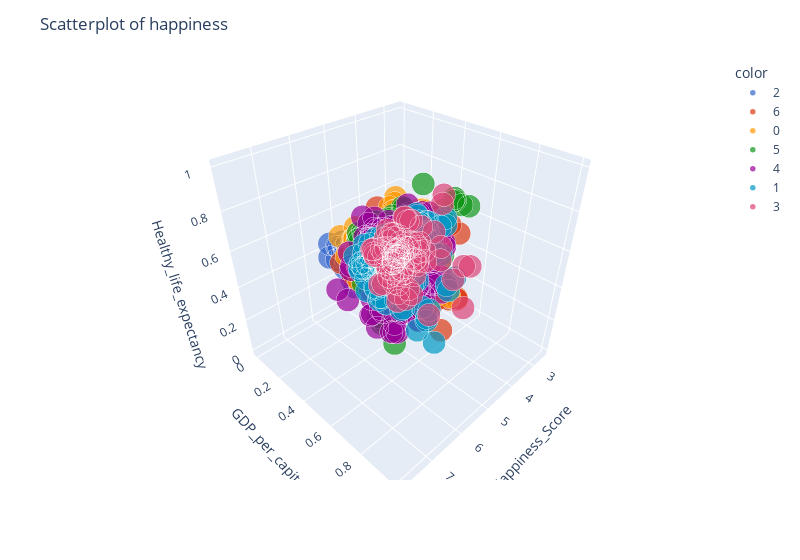

Write notebook code for a chart like this one.
### Code cell
labels = model.labels_.tolist()
labels = list(map(lambda s: str(s), labels))

fig = px.scatter_3d(df,
                    x="Happiness_Score",
                    y="GDP_per_capita",
                    z="Healthy_life_expectancy",
                    color=labels,
                    color_discrete_sequence=px.colors.qualitative.G10,
                    hover_data= {
                        "Country": True
                    }

            )

fig.update_traces(opacity=0.7,
                  )
fig.update_traces(mode='markers',marker_line_color='rgb(255,255,255)', 
                      marker_line_width=2.5)
fig.update_layout(width=800,
                  title="Scatterplot of happiness".format(k))
fig.show()

### Figure 1 — Plotly figure (JSON) as saved in the notebook; plotly's stock layout.template omitted (floating-point values rounded to 4 significant figures; data arrays with more than 128 entries replaced by an {"elided": "..."} marker saying what was removed)
{"data": [{"customdata": [["Switzerland"], ["Iceland"], ["Denmark"], ["Norway"], ["Canada"], ["Finland"], ["Netherlands"], ["Sweden"], ["New Zealand"], ["Australia"], ["Israel"], ["Costa Rica"], ["Austria"], ["Mexico"], ["United States"], ["Brazil"], ["Luxembourg"], ["Ireland"], ["Belgium"], ["United Arab Emirates"], ["United Kingdom"], ["Denmark"], ["Switzerland"], ["Iceland"], ["Norway"], ["Finland"], ["Canada"], ["Netherlands"], ["New Zealand"], ["Australia"], ["Sweden"], ["Israel"], ["Austria"], ["United States"], ["Costa Rica"], ["Puerto Rico"], ["Germany"], ["Brazil"], ["Belgium"], ["Ireland"], ["Luxembourg"], ["Norway"], ["Denmark"], ["Iceland"], ["Switzerland"], ["Finland"], ["Netherlands"], ["Canada"], ["New Zealand"], ["Sweden"], ["Australia"], ["Israel"], ["Costa Rica"], ["Austria"], ["United States"], ["Ireland"], ["Germany"], ["Belgium"], ["Luxembourg"], ["Finland"], ["Norway"], ["Denmark"], ["Iceland"], ["Switzerland"], ["Netherlands"], ["Canada"], ["New Zealand"], ["Sweden"], ["Australia"], ["United Kingdom"], ["Austria"], ["Costa Rica"], ["Ireland"], ["Germany"], ["Belgium"], ["Luxembourg"], ["United States"], ["Finland"], ["Denmark"], ["Norway"], ["Iceland"], ["Netherlands"], ["Switzerland"], ["Sweden"], ["New Zealand"], ["Canada"], ["Austria"], ["Australia"], ["Costa Rica"], ["Israel"], ["Luxembourg"], ["United Kingdom"], ["Ireland"], ["Germany"], ["Belgium"], ["United States"], ["Finland"], ["Denmark"], ["Switzerland"], ["Iceland"], ["Norway"], ["Netherlands"], ["Sweden"], ["New Zealand"], ["Austria"], ["Luxembourg"], ["Canada"], ["Australia"], ["United Kingdom"], ["Israel"], ["Costa Rica"], ["Ireland"], ["Germany"], ["United States"], ["Czech Republic"], ["Belgium"]], "hovertemplate": "color=2<br>Happiness_Score=%{x}<br>GDP_per_capita=%{y}<br>Healthy_life_expectancy=%{z}<br>Country=%{customdata[0]}<extra></extra>", "legendgroup": "2", "marker": {"color": "#3366CC", "line": {"color": "rgb(255,255,255)", "width": 2.5}, "symbol": "circle"}, "mode": "markers", "name": "2", "opacity": 0.7, "scene": "scene", "showlegend": true, "type": "scatter3d", "x": [7.587, 7.561, 7.527, 7.522, 7.427, 7.406, 7.378, 7.364, 7.286, 7.284, 7.278, 7.226, 7.2, 7.187, 7.119, 6.983, 6.946, 6.94, 6.937, 6.901, 6.867, 7.526, 7.509, 7.501, 7.498, 7.413, 7.404, 7.339, 7.334, 7.313, 7.291, 7.267, 7.119, 7.104, 7.087, 7.039, 6.994, 6.952, 6.929, 6.907, 6.871, 7.537, 7.522, 7.504, 7.494, 7.469, 7.377, 7.316, 7.314, 7.284, 7.284, 7.213, 7.079, 7.006, 6.993, 6.977, 6.951, 6.891, 6.863, 7.632, 7.594, 7.555, 7.495, 7.487, 7.441, 7.328, 7.324, 7.314, 7.272, 7.19, 7.139, 7.072, 6.977, 6.965, 6.927, 6.91, 6.886, 7.769, 7.6, 7.554, 7.494, 7.488, 7.48, 7.343, 7.307, 7.278, 7.246, 7.228, 7.167, 7.139, 7.09, 7.054, 7.021, 6.985, 6.923, 6.892, 7.809, 7.646, 7.56, 7.504, 7.488, 7.449, 7.353, 7.3, 7.294, 7.238, 7.232, 7.223, 7.165, 7.129, 7.121, 7.094, 7.076, 6.94, 6.911, 6.864], "y": [0.8245, 0.7683, 0.7821, 0.8618, 0.7826, 0.7611, 0.7845, 0.7859, 0.7372, 0.787, 0.7243, 0.5614, 0.7892, 0.6001, 0.8233, 0.5766, 0.9245, 0.7884, 0.7716, 0.8429, 0.7469, 0.7836, 0.832, 0.7751, 0.8604, 0.7634, 0.7827, 0.7966, 0.7377, 0.7851, 0.7893, 0.7247, 0.7885, 0.8211, 0.5726, 0.737, 0.7871, 0.5832, 0.7743, 0.8072, 0.9283, 0.8624, 0.7899, 0.7889, 0.8345, 0.7688, 0.8015, 0.7881, 0.7484, 0.7963, 0.7909, 0.732, 0.5882, 0.7924, 0.8244, 0.8187, 0.7928, 0.7798, 0.9303, 0.6182, 0.6911, 0.6404, 0.6366, 0.6737, 0.6453, 0.6303, 0.6004, 0.6424, 0.6351, 0.5888, 0.6356, 0.4759, 0.6873, 0.6351, 0.6274, 0.749, 0.6631, 0.7925, 0.8185, 0.8818, 0.8166, 0.8263, 0.8601, 0.8209, 0.7702, 0.8076, 0.8142, 0.8118, 0.608, 0.7539, 0.9548, 0.7883, 0.8884, 0.8124, 0.8022, 0.8486, 0.8363, 0.8635, 0.9051, 0.8632, 0.9268, 0.8713, 0.8605, 0.8084, 0.8572, 1, 0.8471, 0.8527, 0.8285, 0.7916, 0.6385, 0.9416, 0.8552, 0.8941, 0.7889, 0.8433], "z": [0.9142, 0.9208, 0.8459, 0.8567, 0.8776, 0.8607, 0.8645, 0.883, 0.8804, 0.9042, 0.8861, 0.8312, 0.8621, 0.7843, 0.8328, 0.6642, 0.8912, 0.8671, 0.8685, 0.779, 0.8815, 0.8275, 0.9019, 0.9066, 0.8283, 0.8449, 0.8631, 0.8464, 0.8668, 0.8889, 0.8671, 0.8867, 0.8391, 0.81, 0.7908, 0.8084, 0.8492, 0.6297, 0.8544, 0.8489, 0.8826, 0.8381, 0.8338, 0.8772, 0.9032, 0.8513, 0.853, 0.8782, 0.8594, 0.8743, 0.8881, 0.8823, 0.7987, 0.8579, 0.8144, 0.852, 0.8405, 0.8608, 0.8894, 0.8471, 0.8343, 0.8412, 0.8863, 0.899, 0.851, 0.8686, 0.849, 0.8853, 0.8824, 0.8608, 0.8637, 0.7912, 0.849, 0.8343, 0.8667, 0.8686, 0.7931, 0.8504, 0.86, 0.8909, 0.889, 0.8629, 0.9141, 0.8726, 0.889, 0.9015, 0.8793, 0.8986, 0.8282, 0.8919, 0.8755, 0.86, 0.8629, 0.8514, 0.8504, 0.7423, 0.8448, 0.8607, 0.9145, 0.8796, 0.886, 0.8575, 0.867, 0.886, 0.8797, 0.867, 0.8987, 0.8987, 0.8575, 0.886, 0.8258, 0.8575, 0.8544, 0.7309, 0.7862, 0.848]}, {"customdata": [["Oman"], ["Venezuela"], ["Singapore"], ["Panama"], ["Germany"], ["Chile"], ["Qatar"], ["France"], ["Argentina"], ["Czech Republic"], ["Uruguay"], ["Colombia"], ["Thailand"], ["Saudi Arabia"], ["Spain"], ["Malta"], ["Taiwan"], ["Kuwait"], ["Suriname"], ["Mexico"], ["Singapore"], ["United Kingdom"], ["Chile"], ["Panama"], ["Argentina"], ["Czech Republic"], ["United Arab Emirates"], ["Uruguay"], ["Malta"], ["Colombia"], ["France"], ["Thailand"], ["Saudi Arabia"], ["Taiwan"], ["Qatar"], ["Spain"], ["Algeria"], ["Guatemala"], ["Suriname"], ["Kuwait"], ["Bahrain"], ["United Kingdom"], ["Chile"], ["United Arab Emirates"], ["Brazil"], ["Czech Republic"], ["Argentina"], ["Mexico"], ["Singapore"], ["Malta"], ["Uruguay"], ["Guatemala"], ["Panama"], ["France"], ["Thailand"], ["Taiwan Province of China"], ["Spain"], ["Qatar"], ["Colombia"], ["Saudi Arabia"], ["Israel"], ["United Arab Emirates"], ["Czech Republic"], ["Malta"], ["France"], ["Mexico"], ["Chile"], ["Taiwan"], ["Panama"], ["Brazil"], ["Argentina"], ["Guatemala"], ["Uruguay"], ["Qatar"], ["Saudi Arabia"], ["Singapore"], ["Malaysia"], ["Spain"], ["Colombia"], ["Czech Republic"], ["United Arab Emirates"], ["Malta"], ["Mexico"], ["France"], ["Taiwan"], ["Chile"], ["Guatemala"], ["Saudi Arabia"], ["Qatar"], ["Spain"], ["Panama"], ["Brazil"], ["Uruguay"], ["Singapore"], ["El Salvador"], ["Italy"], ["Bahrain"], ["Slovakia"], ["Trinidad & Tobago"], ["Poland"], ["United Arab Emirates"], ["Malta"], ["France"], ["Mexico"], ["Taiwan Province of China"], ["Uruguay"], ["Saudi Arabia"], ["Spain"], ["Guatemala"], ["Italy"], ["Singapore"], ["Brazil"], ["Slovenia"], ["El Salvador"], ["Kosovo"], ["Panama"], ["Slovakia"], ["Uzbekistan"], ["Chile"], ["Bahrain"], ["Lithuania"], ["Trinidad and Tobago"], ["Poland"], ["Cyprus"]], "hovertemplate": "color=6<br>Happiness_Score=%{x}<br>GDP_per_capita=%{y}<br>Healthy_life_expectancy=%{z}<br>Country=%{customdata[0]}<extra></extra>", "legendgroup": "6", "marker": {"color": "#DC3912", "line": {"color": "rgb(255,255,255)", "width": 2.5}, "symbol": "circle"}, "mode": "markers", "name": "6", "opacity": 0.7, "scene": "scene", "showlegend": true, "type": "scatter3d", "x": [6.853, 6.81, 6.798, 6.786, 6.75, 6.67, 6.611, 6.575, 6.574, 6.505, 6.485, 6.477, 6.455, 6.411, 6.329, 6.302, 6.298, 6.295, 6.269, 6.778, 6.739, 6.725, 6.705, 6.701, 6.65, 6.596, 6.573, 6.545, 6.488, 6.481, 6.478, 6.474, 6.379, 6.379, 6.375, 6.361, 6.355, 6.324, 6.269, 6.239, 6.218, 6.714, 6.652, 6.648, 6.635, 6.609, 6.599, 6.578, 6.572, 6.527, 6.454, 6.454, 6.452, 6.442, 6.424, 6.422, 6.403, 6.375, 6.357, 6.344, 6.814, 6.774, 6.711, 6.627, 6.489, 6.488, 6.476, 6.441, 6.43, 6.419, 6.388, 6.382, 6.379, 6.374, 6.371, 6.343, 6.322, 6.31, 6.26, 6.852, 6.825, 6.726, 6.595, 6.592, 6.446, 6.444, 6.436, 6.375, 6.374, 6.354, 6.321, 6.3, 6.293, 6.262, 6.253, 6.223, 6.199, 6.198, 6.192, 6.182, 6.791, 6.773, 6.664, 6.465, 6.455, 6.44, 6.406, 6.401, 6.399, 6.387, 6.377, 6.376, 6.363, 6.348, 6.325, 6.305, 6.281, 6.258, 6.228, 6.227, 6.215, 6.192, 6.186, 6.159], "y": [0.8028, 0.6142, 0.8994, 0.6258, 0.7836, 0.6518, 1, 0.7537, 0.6198, 0.6947, 0.6246, 0.5393, 0.5681, 0.8239, 0.7252, 0.7117, 0.7615, 0.9187, 0.5851, 0.5988, 0.8989, 0.7616, 0.6563, 0.6373, 0.6193, 0.7086, 0.8581, 0.6364, 0.7078, 0.5508, 0.7571, 0.5842, 0.8106, 0.7584, 1, 0.7275, 0.5635, 0.4401, 0.5885, 0.8828, 0.7827, 0.7678, 0.6656, 0.8677, 0.5869, 0.7197, 0.6291, 0.6117, 0.9034, 0.7146, 0.6466, 0.4596, 0.6553, 0.762, 0.598, 0.7635, 0.7368, 1, 0.5671, 0.816, 0.6163, 1, 0.5835, 0.6014, 0.6125, 0.4894, 0.5343, 0.6472, 0.5251, 0.4643, 0.5063, 0.3653, 0.5159, 0.7843, 0.654, 0.7264, 0.5487, 0.5922, 0.4517, 0.7497, 0.8908, 0.7684, 0.6297, 0.7829, 0.8094, 0.6834, 0.4668, 0.8305, 1, 0.76, 0.6773, 0.5899, 0.6622, 0.9324, 0.4632, 0.7648, 0.8058, 0.7358, 0.7268, 0.7117, 0.9313, 0.8151, 0.8252, 0.6666, 0.8639, 0.697, 0.8683, 0.8008, 0.4905, 0.8046, 0.9889, 0.62, 0.7865, 0.4874, 0.5469, 0.7143, 0.7775, 0.4534, 0.7139, 0.8438, 0.7767, 0.7598, 0.7609, 0.7892], "z": [0.7315, 0.6883, 1, 0.7661, 0.8635, 0.8295, 0.7668, 0.9187, 0.7565, 0.8154, 0.7814, 0.6578, 0.7066, 0.688, 0.9288, 0.8588, 0.8466, 0.6928, 0.5733, 0.7361, 0.9939, 0.8438, 0.8535, 0.7327, 0.7204, 0.7933, 0.7563, 0.7475, 0.8364, 0.6105, 0.8744, 0.668, 0.6062, 0.8282, 0.7424, 0.9193, 0.634, 0.5491, 0.5151, 0.6533, 0.6765, 0.8473, 0.8623, 0.7641, 0.6473, 0.7934, 0.7305, 0.7463, 1, 0.8649, 0.756, 0.5664, 0.7422, 0.8887, 0.6798, 0.8353, 0.9359, 0.7464, 0.6245, 0.6193, 0.8559, 0.6471, 0.8275, 0.8569, 0.8804, 0.7363, 0.7824, 0.8304, 0.7343, 0.652, 0.7196, 0.5863, 0.7461, 0.7235, 0.6108, 0.9784, 0.6461, 0.9363, 0.6127, 0.7867, 0.695, 0.8629, 0.7297, 0.9073, 0.7809, 0.7867, 0.6187, 0.666, 0.7394, 0.9237, 0.777, 0.6728, 0.7587, 1, 0.6602, 0.9015, 0.7394, 0.749, 0.5869, 0.7519, 0.6924, 0.8543, 0.905, 0.7309, 0.772, 0.7531, 0.6678, 0.924, 0.6204, 0.8987, 1, 0.6733, 0.8196, 0.6616, 0.5912, 0.7721, 0.7501, 0.6299, 0.7816, 0.7372, 0.6991, 0.579, 0.7629, 0.9018]}, {"customdata": {"elided": "170x1 str values"}, "hovertemplate": "color=0<br>Happiness_Score=%{x}<br>GDP_per_capita=%{y}<br>Healthy_life_expectancy=%{z}<br>Country=%{customdata[0]}<extra></extra>", "legendgroup": "0", "marker": {"color": "#FF9900", "line": {"color": "rgb(255,255,255)", "width": 2.5}, "symbol": "circle"}, "mode": "markers", "name": "0", "opacity": 0.7, "scene": "scene", "showlegend": true, "type": "scatter3d", "x": {"elided": "170 float values"}, "y": {"elided": "170 float values"}, "z": {"elided": "170 float values"}}, {"customdata": {"elided": "166x1 str values"}, "hovertemplate": "color=5<br>Happiness_Score=%{x}<br>GDP_per_capita=%{y}<br>Healthy_life_expectancy=%{z}<br>Country=%{customdata[0]}<extra></extra>", "legendgroup": "5", "marker": {"color": "#109618", "line": {"color": "rgb(255,255,255)", "width": 2.5}, "symbol": "circle"}, "mode": "markers", "name": "5", "opacity": 0.7, "scene": "scene", "showlegend": true, "type": "scatter3d", "x": {"elided": "166 float values"}, "y": {"elided": "166 float values"}, "z": {"elided": "166 float values"}}, {"customdata": {"elided": "141x1 str values"}, "hovertemplate": "color=4<br>Happiness_Score=%{x}<br>GDP_per_capita=%{y}<br>Healthy_life_expectancy=%{z}<br>Country=%{customdata[0]}<extra></extra>", "legendgroup": "4", "marker": {"color": "#990099", "line": {"color": "rgb(255,255,255)", "width": 2.5}, "symbol": "circle"}, "mode": "markers", "name": "4", "opacity": 0.7, "scene": "scene", "showlegend": true, "type": "scatter3d", "x": {"elided": "141 float values"}, "y": {"elided": "141 float values"}, "z": {"elided": "141 float values"}}, {"customdata": [["Liberia"], ["Haiti"], ["Congo (Kinshasa)"], ["Ethiopia"], ["Mauritania"], ["Kenya"], ["Djibouti"], ["Armenia"], ["Botswana"], ["Myanmar"], ["Georgia"], ["Malawi"], ["Sri Lanka"], ["Cameroon"], ["Bulgaria"], ["Egypt"], ["Yemen"], ["Angola"], ["Mali"], ["Congo (Brazzaville)"], ["Comoros"], ["Uganda"], ["Senegal"], ["Gabon"], ["Cameroon"], ["Ethiopia"], ["South Africa"], ["India"], ["Myanmar"], ["Egypt"], ["Armenia"], ["Kenya"], ["Ukraine"], ["Ghana"], ["Congo (Kinshasa)"], ["Georgia"], ["Congo (Brazzaville)"], ["Senegal"], ["Bulgaria"], ["Mauritania"], ["Zimbabwe"], ["Malawi"], ["Sudan"], ["Gabon"], ["Mali"], ["Haiti"], ["Botswana"], ["Comoros"], ["Ivory Coast"], ["Cambodia"], ["Angola"], ["Mozambique"], ["Zambia"], ["Ethiopia"], ["Armenia"], ["India"], ["Mauritania"], ["Congo (Brazzaville)"], ["Georgia"], ["Congo (Kinshasa)"], ["Mali"], ["Ivory Coast"], ["Cambodia"], ["Sudan"], ["Ghana"], ["Ukraine"], ["Uganda"], ["Burkina Faso"], ["Niger"], ["Malawi"], ["Chad"], ["Zimbabwe"], ["Mali"], ["Namibia"], ["Cambodia"], ["Burkina Faso"], ["Egypt"], ["Mozambique"], ["Kenya"], ["Zambia"], ["Mauritania"], ["Ethiopia"], ["Georgia"], ["Armenia"], ["Myanmar"], ["Chad"], ["Congo (Kinshasa)"], ["India"], ["Niger"], ["Uganda"], ["Benin"], ["Sudan"], ["Ukraine"], ["Togo"], ["Guinea"], ["Guinea"], ["Gambia"], ["Mozambique"], ["Congo (Kinshasa)"], ["Mali"], ["Sierra Leone"], ["Myanmar"], ["Chad"], ["Ukraine"], ["Ethiopia"], ["Swaziland"], ["Uganda"], ["Egypt"], ["Zambia"], ["Togo"], ["India"], ["Liberia"], ["Comoros"], ["Madagascar"], ["Uganda"], ["Chad"], ["Mauritania"], ["Sri Lanka"], ["Congo (Kinshasa)"], ["Swaziland"], ["Myanmar"], ["Comoros"], ["Togo"], ["Ethiopia"], ["Madagascar"], ["Egypt"], ["Sierra Leone"]], "hovertemplate": "color=1<br>Happiness_Score=%{x}<br>GDP_per_capita=%{y}<br>Healthy_life_expectancy=%{z}<br>Country=%{customdata[0]}<extra></extra>", "legendgroup": "1", "marker": {"color": "#0099C6", "line": {"color": "rgb(255,255,255)", "width": 2.5}, "symbol": "circle"}, "mode": "markers", "name": "1", "opacity": 0.7, "scene": "scene", "showlegend": true, "type": "scatter3d", "x": [4.571, 4.518, 4.517, 4.512, 4.436, 4.419, 4.369, 4.35, 4.332, 4.307, 4.297, 4.292, 4.271, 4.252, 4.218, 4.194, 4.077, 4.033, 3.995, 3.989, 3.956, 3.931, 3.904, 3.896, 4.513, 4.508, 4.459, 4.404, 4.395, 4.362, 4.36, 4.356, 4.324, 4.276, 4.272, 4.252, 4.236, 4.219, 4.217, 4.201, 4.193, 4.156, 4.139, 4.121, 4.073, 4.028, 3.974, 3.956, 3.916, 3.907, 3.866, 4.55, 4.514, 4.46, 4.376, 4.315, 4.292, 4.291, 4.286, 4.28, 4.19, 4.18, 4.168, 4.139, 4.12, 4.096, 4.081, 4.032, 4.028, 3.97, 3.936, 3.875, 4.447, 4.441, 4.433, 4.424, 4.419, 4.417, 4.41, 4.377, 4.356, 4.35, 4.34, 4.321, 4.308, 4.301, 4.245, 4.19, 4.166, 4.161, 4.141, 4.139, 4.103, 3.999, 3.964, 4.534, 4.516, 4.466, 4.418, 4.39, 4.374, 4.36, 4.35, 4.332, 4.286, 4.212, 4.189, 4.166, 4.107, 4.085, 4.015, 3.975, 3.973, 3.933, 4.432, 4.423, 4.375, 4.327, 4.311, 4.308, 4.308, 4.289, 4.187, 4.186, 4.166, 4.151, 3.926], "y": [0.03337, 0.1501, 0.496, 0.1047, 0.2619, 0.2086, 0.2537, 0.4495, 0.584, 0.1527, 0.4338, 0.0004418, 0.4895, 0.2431, 0.5951, 0.5173, 0.3171, 0.4432, 0.1465, 0.396, 0.1336, 0.1168, 0.2087, 0.6238, 0.265, 0.1336, 0.5474, 0.3868, 0.161, 0.5076, 0.455, 0.2637, 0.4618, 0.325, 0, 0.442, 0.4042, 0.2187, 0.5977, 0.3153, 0.1662, 0.01724, 0.3248, 0.6234, 0.145, 0.1609, 0.587, 0.1236, 0.282, 0.2825, 0.4473, 0.1145, 0.3321, 0.1713, 0.4751, 0.4164, 0.3386, 0.4255, 0.5021, 0.03758, 0.2454, 0.3141, 0.3134, 0.3446, 0.3488, 0.4718, 0.1941, 0.1773, 0.07536, 0.1141, 0.2248, 0.1911, 0.167, 0.4102, 0.2534, 0.14, 0.4155, 0.08398, 0.2264, 0.2597, 0.2572, 0.1371, 0.4001, 0.3822, 0.3176, 0.1612, 0.02172, 0.3364, 0.05164, 0.1438, 0.1708, 0.2804, 0.3711, 0.1134, 0.1544, 0.2135, 0.1701, 0.1074, 0.04101, 0.2165, 0.146, 0.4125, 0.1954, 0.4789, 0.187, 0.4735, 0.1846, 0.535, 0.3329, 0.1502, 0.4397, 0.02835, 0.1496, 0.1496, 0.2033, 0.1967, 0.3512, 0.5844, 0.04066, 0.5385, 0.4413, 0.2705, 0.1745, 0.2051, 0.1591, 0.5696, 0.1565], "z": [0.301, 0.3486, 0.05146, 0.4018, 0.3181, 0.375, 0.3224, 0.6978, 0, 0.4447, 0.6972, 0.182, 0.6755, 0.1905, 0.7353, 0.5825, 0.361, 0.1218, 0.1617, 0.2688, 0.3227, 0.2975, 0.3966, 0.3948, 0.09703, 0.3363, 0.1617, 0.4512, 0.3943, 0.5281, 0.6589, 0.2878, 0.5993, 0.2827, 0.1638, 0.6584, 0.2667, 0.4006, 0.6996, 0.2713, 0.1326, 0.2793, 0.2836, 0.3402, 0.1369, 0.2588, 0.3382, 0.286, 0.007129, 0.4228, 0.01276, 0.1071, 0.2673, 0.3685, 0.6695, 0.4766, 0.2964, 0.3013, 0.6822, 0.1969, 0.1735, 0.04564, 0.4494, 0.3023, 0.3073, 0.6042, 0.2247, 0.2228, 0.2786, 0.3279, 0.03768, 0.2026, 0.1392, 0.348, 0.4382, 0.2392, 0.5324, 0.1598, 0.4353, 0.2794, 0.2765, 0.3735, 0.6206, 0.6431, 0.4108, 0.04216, 0.1902, 0.4657, 0.2069, 0.2225, 0.2255, 0.2961, 0.5873, 0.2382, 0.1971, 0.2606, 0.3118, 0.2751, 0.2432, 0.1959, 0.1322, 0.4344, 0.08398, 0.612, 0.4122, 0.5987, 0.3263, 0.5203, 0.3098, 0.2944, 0.4662, 0.3263, 0.3861, 0.4344, 0.3325, 0.09557, 0.3737, 0.6961, 0.2436, 0.1895, 0.4354, 0.3844, 0.3012, 0.4252, 0.44, 0.5246, 0.1793]}, {"customdata": [["Niger"], ["Cambodia"], ["Tanzania"], ["Madagascar"], ["Central African Republic"], ["Chad"], ["Guinea"], ["Ivory Coast"], ["Burkina Faso"], ["Afghanistan"], ["Rwanda"], ["Benin"], ["Syria"], ["Burundi"], ["Togo"], ["Niger"], ["South Sudan"], ["Chad"], ["Burkina Faso"], ["Uganda"], ["Yemen"], ["Madagascar"], ["Tanzania"], ["Liberia"], ["Guinea"], ["Rwanda"], ["Benin"], ["Afghanistan"], ["Togo"], ["Syria"], ["Burundi"], ["Lesotho"], ["Angola"], ["Afghanistan"], ["Botswana"], ["Benin"], ["Madagascar"], ["Haiti"], ["Yemen"], ["South Sudan"], ["Liberia"], ["Guinea"], ["Togo"], ["Rwanda"], ["Syria"], ["Tanzania"], ["Burundi"], ["Central African Republic"], ["Lesotho"], ["Angola"], ["Madagascar"], ["Zimbabwe"], ["Afghanistan"], ["Botswana"], ["Malawi"], ["Haiti"], ["Liberia"], ["Syria"], ["Rwanda"], ["Yemen"], ["Tanzania"], ["South Sudan"], ["Central African Republic"], ["Burundi"], ["Lesotho"], ["Burundi"], ["Zimbabwe"], ["Haiti"], ["Botswana"], ["Syria"], ["Malawi"], ["Yemen"], ["Rwanda"], ["Tanzania"], ["Afghanistan"], ["Central African Republic"], ["South Sudan"], ["Burundi"], ["Zambia"], ["Haiti"], ["Lesotho"], ["India"], ["Malawi"], ["Yemen"], ["Botswana"], ["Tanzania"], ["Central African Republic"], ["Rwanda"], ["Zimbabwe"], ["South Sudan"], ["Afghanistan"]], "hovertemplate": "color=3<br>Happiness_Score=%{x}<br>GDP_per_capita=%{y}<br>Healthy_life_expectancy=%{z}<br>Country=%{customdata[0]}<extra></extra>", "legendgroup": "3", "marker": {"color": "#DD4477", "line": {"color": "rgb(255,255,255)", "width": 2.5}, "symbol": "circle"}, "mode": "markers", "name": "3", "opacity": 0.7, "scene": "scene", "showlegend": true, "type": "scatter3d", "x": [3.845, 3.819, 3.781, 3.681, 3.678, 3.667, 3.656, 3.655, 3.587, 3.575, 3.465, 3.34, 3.006, 2.905, 2.839, 3.856, 3.832, 3.763, 3.739, 3.739, 3.724, 3.695, 3.666, 3.622, 3.607, 3.515, 3.484, 3.36, 3.303, 3.069, 2.905, 3.808, 3.795, 3.794, 3.766, 3.657, 3.644, 3.603, 3.593, 3.591, 3.533, 3.507, 3.495, 3.471, 3.462, 3.349, 2.905, 2.693, 3.808, 3.795, 3.774, 3.692, 3.632, 3.59, 3.587, 3.582, 3.495, 3.462, 3.408, 3.355, 3.303, 3.254, 3.083, 2.905, 3.802, 3.775, 3.663, 3.597, 3.488, 3.462, 3.41, 3.38, 3.334, 3.231, 3.203, 3.083, 2.853, 3.775, 3.759, 3.721, 3.653, 3.573, 3.538, 3.527, 3.479, 3.476, 3.476, 3.312, 3.299, 2.817, 2.567], "y": [0.0323, 0.2657, 0.1611, 0.1152, 0.03773, 0.195, 0.09484, 0.2687, 0.145, 0.1818, 0.1234, 0.162, 0.3868, 0, 0.1154, 0.04305, 0.1908, 0.2068, 0.149, 0.1644, 0.2957, 0.1261, 0.2347, 0.02854, 0.09478, 0.1538, 0.1914, 0.1842, 0.1271, 0.3907, 0.006619, 0.2697, 0.4522, 0.205, 0.5949, 0.221, 0.1532, 0.1872, 0.3079, 0.2027, 0.05216, 0.1201, 0.153, 0.1873, 0.4083, 0.2643, 0.03732, 0.5206, 0.2162, 0.3407, 0.1149, 0.1607, 0.1486, 0.4792, 0.07819, 0.1404, 0.0251, 0.3209, 0.1486, 0.2017, 0.208, 0.1511, 0, 0.03234, 0.2793, 0.01206, 0.2051, 0.1791, 0.6122, 0.3577, 0.09952, 0.1574, 0.2008, 0.2714, 0.1954, 0, 0.1689, 0, 0.3493, 0.1853, 0.2961, 0.4754, 0.1149, 0.2556, 0.6492, 0.2975, 0.02673, 0.2234, 0.2769, 0.1881, 0.1957], "z": [0.2551, 0.5764, 0.3421, 0.4291, 0.01967, 0.1047, 0.1968, 0.1065, 0.2286, 0.2615, 0.3897, 0.2776, 0.6897, 0.1803, 0.2421, 0.2443, 0.1307, 0, 0.1911, 0.1728, 0.2977, 0.364, 0.3486, 0.2115, 0.1641, 0.3066, 0.1881, 0.1478, 0.2295, 0.647, 0.1304, 0.5782, 0.04694, 0.1856, 0.3562, 0.2165, 0.3916, 0.2879, 0.3226, 0.1673, 0.2377, 0.1998, 0.2559, 0.3399, 0.5244, 0.3803, 0.1547, 0.01399, 0.06765, 0.2539, 0.3843, 0.2333, 0.2402, 0.399, 0.2902, 0.2735, 0.252, 0.5186, 0.3824, 0.3265, 0.3637, 0.1637, 0, 0.1324, 0.06081, 0.2654, 0.3166, 0.332, 0.418, 0.3234, 0.3764, 0.3456, 0.4913, 0.3803, 0.2471, 0, 0.1834, 0.2595, 0.3196, 0.329, 0.08871, 0.4751, 0.3921, 0.3647, 0.4343, 0.3891, 0, 0.5031, 0.3296, 0.1835, 0.2338]}], "layout": {"legend": {"title": {"text": "color"}, "tracegroupgap": 0}, "margin": {"t": 60}, "scene": {"domain": {"x": [0, 1], "y": [0, 1]}, "xaxis": {"title": {"text": "Happiness_Score"}}, "yaxis": {"title": {"text": "GDP_per_capita"}}, "zaxis": {"title": {"text": "Healthy_life_expectancy"}}}, "title": {"text": "Scatterplot of happiness"}, "width": 800}}
